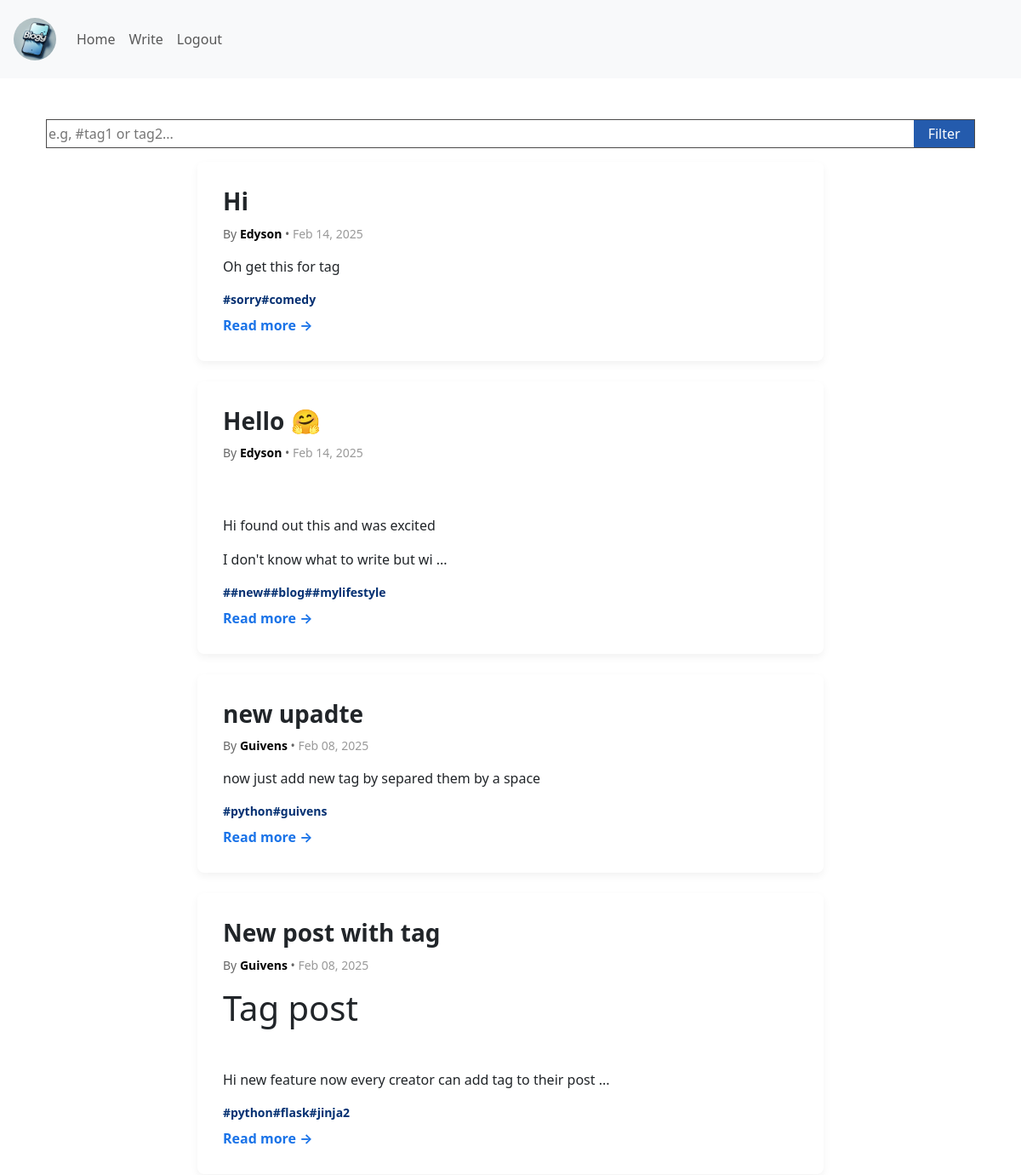
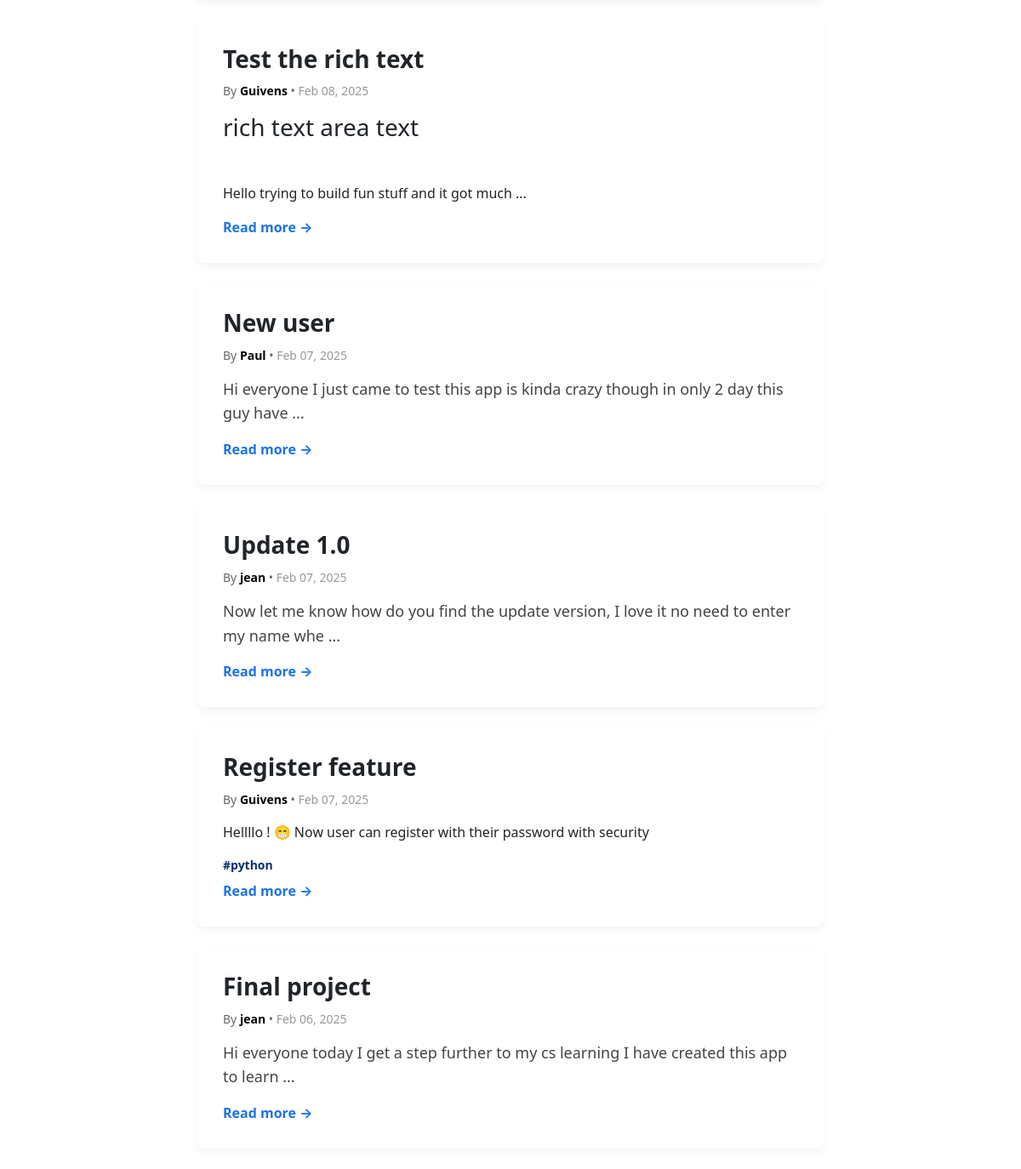
Screenshot of / (signed in) with the database file from the repository (2 pictures, top to bottom).
### app/models.py (models this page shows, shortened)
class Article(db.Model):
    id = db.Column(db.Integer, primary_key=True)
    title = db.Column(db.String(120), unique=True, nullable=False)
    content = db.Column(db.Text, nullable=False)
    created_at = db.Column(db.DateTime, default=datetime.utcnow)  # FIXED
    author_id = db.Column(db.Integer, db.ForeignKey('user.id'), nullable=False)  # FIXED
    tags = db.relationship('Tag', secondary=article_tag, back_populates='articles')

class User(db.Model, UserMixin):
    id = db.Column(db.Integer, primary_key=True)
    username = db.Column(db.String(80), unique=True, nullable=False)
    email = db.Column(db.String(120), unique=True, nullable=False)
    hash = db.Column(db.String(256), nullable= False)
    articles = db.relationship('Article', backref='author', lazy=True)
    profile = db.relationship('Profile', backref='user', uselist=False)

class Tag(db.Model):
    id = db.Column(db.Integer, primary_key=True)
    name = db.Column(db.String(150), nullable= False)
    articles = db.relationship('Article', secondary=article_tag, back_populates='tags')

### app/routes.py (the view)
@main_routes.route("/")
def index():
    tag = request.args.get("tags", "").strip()  # Get tags from query params
    tags = [t for t in tag.split() if t]  # Ensure no empty strings
    if not tags:  # If no valid tags, return all articles
        articles = filter_articles()
    else:
        articles = filter_articles(tags)
    return render_template("index.html", articles=articles)

### app/routes.py (called while the page is built, shortened)
@login_manager.user_loader
def load_user(user_id):
  return User.query.get(int(user_id))

def filter_articles(tags=None):
    query = Article.query.order_by(Article.created_at.desc())
    return query.all()

### app/templates/index.html (shortened to what this page needs)
{% extends 'base.html' %} {% block content %}
<div class="container mt-5">
  <form action="/" class="mb-3 filter-contenair">
    <input
      type="text"
      id="filter"
      name="tags"
      placeholder="e.g, #tag1 or tag2..."
    />
    <button type="submit">Filter</button>
  </form>
  <div class="resultContainer">
    {% if articles %}
    <div class="row">
      {% for article in articles %}
      <div class="col-md-8 offset-md-2 mb-4">
        <div class="article-card" data-id="{{ article.id | int }}">
          <h1 class="article-title">{{ article.title }}</h1>
          <p class="article-meta">
            By <span class="author">{{ article.author.username }}</span> •
            <span class="date"
              >{{ article.created_at.strftime('%b %d, %Y') }}</span
            >
          </p>
          <p class="article-content">
            {{ article.content[:90] | safe}}{% if article.content | length > 90
            %} ...{% endif %}
          </p>
          <div class="d-flex flex-wrap">
            {% for tag in article.tags %}
            <div class="tag-item tag-name mr-2 mb-2">
              <p class="mb-0 mr-2">#{{ tag.name }}</p>
            </div>
            {% endfor %}
          </div>
          <a href="/article/{{ article.id }}" class="read-more">Read more →</a>
        </div>
      </div>
      {% endfor %}
    </div>
    {% else %}
  </div>
  <div class="text-center py-5">
    <p class="no-articles">No articles have been published yet.</p>
  </div>
  {% endif %}
</div>
{% endblock %}

### app/static/css/global.css (style rules this page uses)
body { font-family: 'Georgia', serif; background-color: #f9f9f9; color: #333; }
.article-card { background: white; padding: 30px; border-radius: 8px; box-shadow: 0px 4px 10px rgba(0, 0, 0, 0.05); transition: transform 0.2s ease-in-out; }
.article-title { font-size: 28px; font-weight: bold; margin-bottom: 10px; }
.article-meta { font-size: 14px; color: #666; margin-bottom: 15px; }
.author { font-weight: bold; color: #000; }
.date { color: #999; }
.article-content { font-size: 18px; line-height: 1.6; color: #444; }
.read-more { font-size: 16px; color: #1a73e8; text-decoration: none; font-weight: bold; }
.tag-name { font-size: 14px; font-weight: bold; color: #043072; margin: 0; }
.filter-contenair { display: flex; align-items: center; justify-content: center; margin: 12px; border: 1px solid rgb(75, 74, 74); }
#filter { outline: 0; border: none; width: 100%; }
button[type='submit'] { border: none; outline: none; background-color: #245bad; color: white; padding: 4px; width: 75px; }

### rows the page displays
Article: title "Hi", author.username "Edyson", created_at "Feb 14, 2025", content "Oh get this for tag"
Tag: name "sorry"
Tag: name "comedy"
Article: title "Hello 🤗", author.username "Edyson", created_at "Feb 14, 2025", content "Hi found out this and was excited I don't know what to write but wi"
Tag: name "#new"
Tag: name "#blog"
Tag: name "#mylifestyle"
Article: title "new upadte", author.username "Guivens", created_at "Feb 08, 2025", content "now just add new tag by separed them by a space"
Tag: name "python"
Tag: name "guivens"
Article: title "New post with tag", author.username "Guivens", created_at "Feb 08, 2025", content "Tag post Hi new feature now every creator can add tag to their post"
Tag: name "flask"
Tag: name "jinja2"
Article: title "Test the rich text", author.username "Guivens", created_at "Feb 08, 2025", content "rich text area text Hello trying to build fun stuff and it got much"
Article: title "New user", author.username "Paul", created_at "Feb 07, 2025", content "Hi everyone I just came to test this app is kinda crazy though in only 2 day this guy have"
Article: title "Update 1.0", author.username "jean", created_at "Feb 07, 2025", content "Now let me know how do you find the update version, I love it no need to enter my name whe"
Article: title "Register feature", author.username "Guivens", created_at "Feb 07, 2025", content "Hellllo ! 😁 Now user can register with their password with security"
Article: title "Final project", author.username "jean", created_at "Feb 06, 2025", content "Hi everyone today I get a step further to my cs learning I have created this app to learn"
